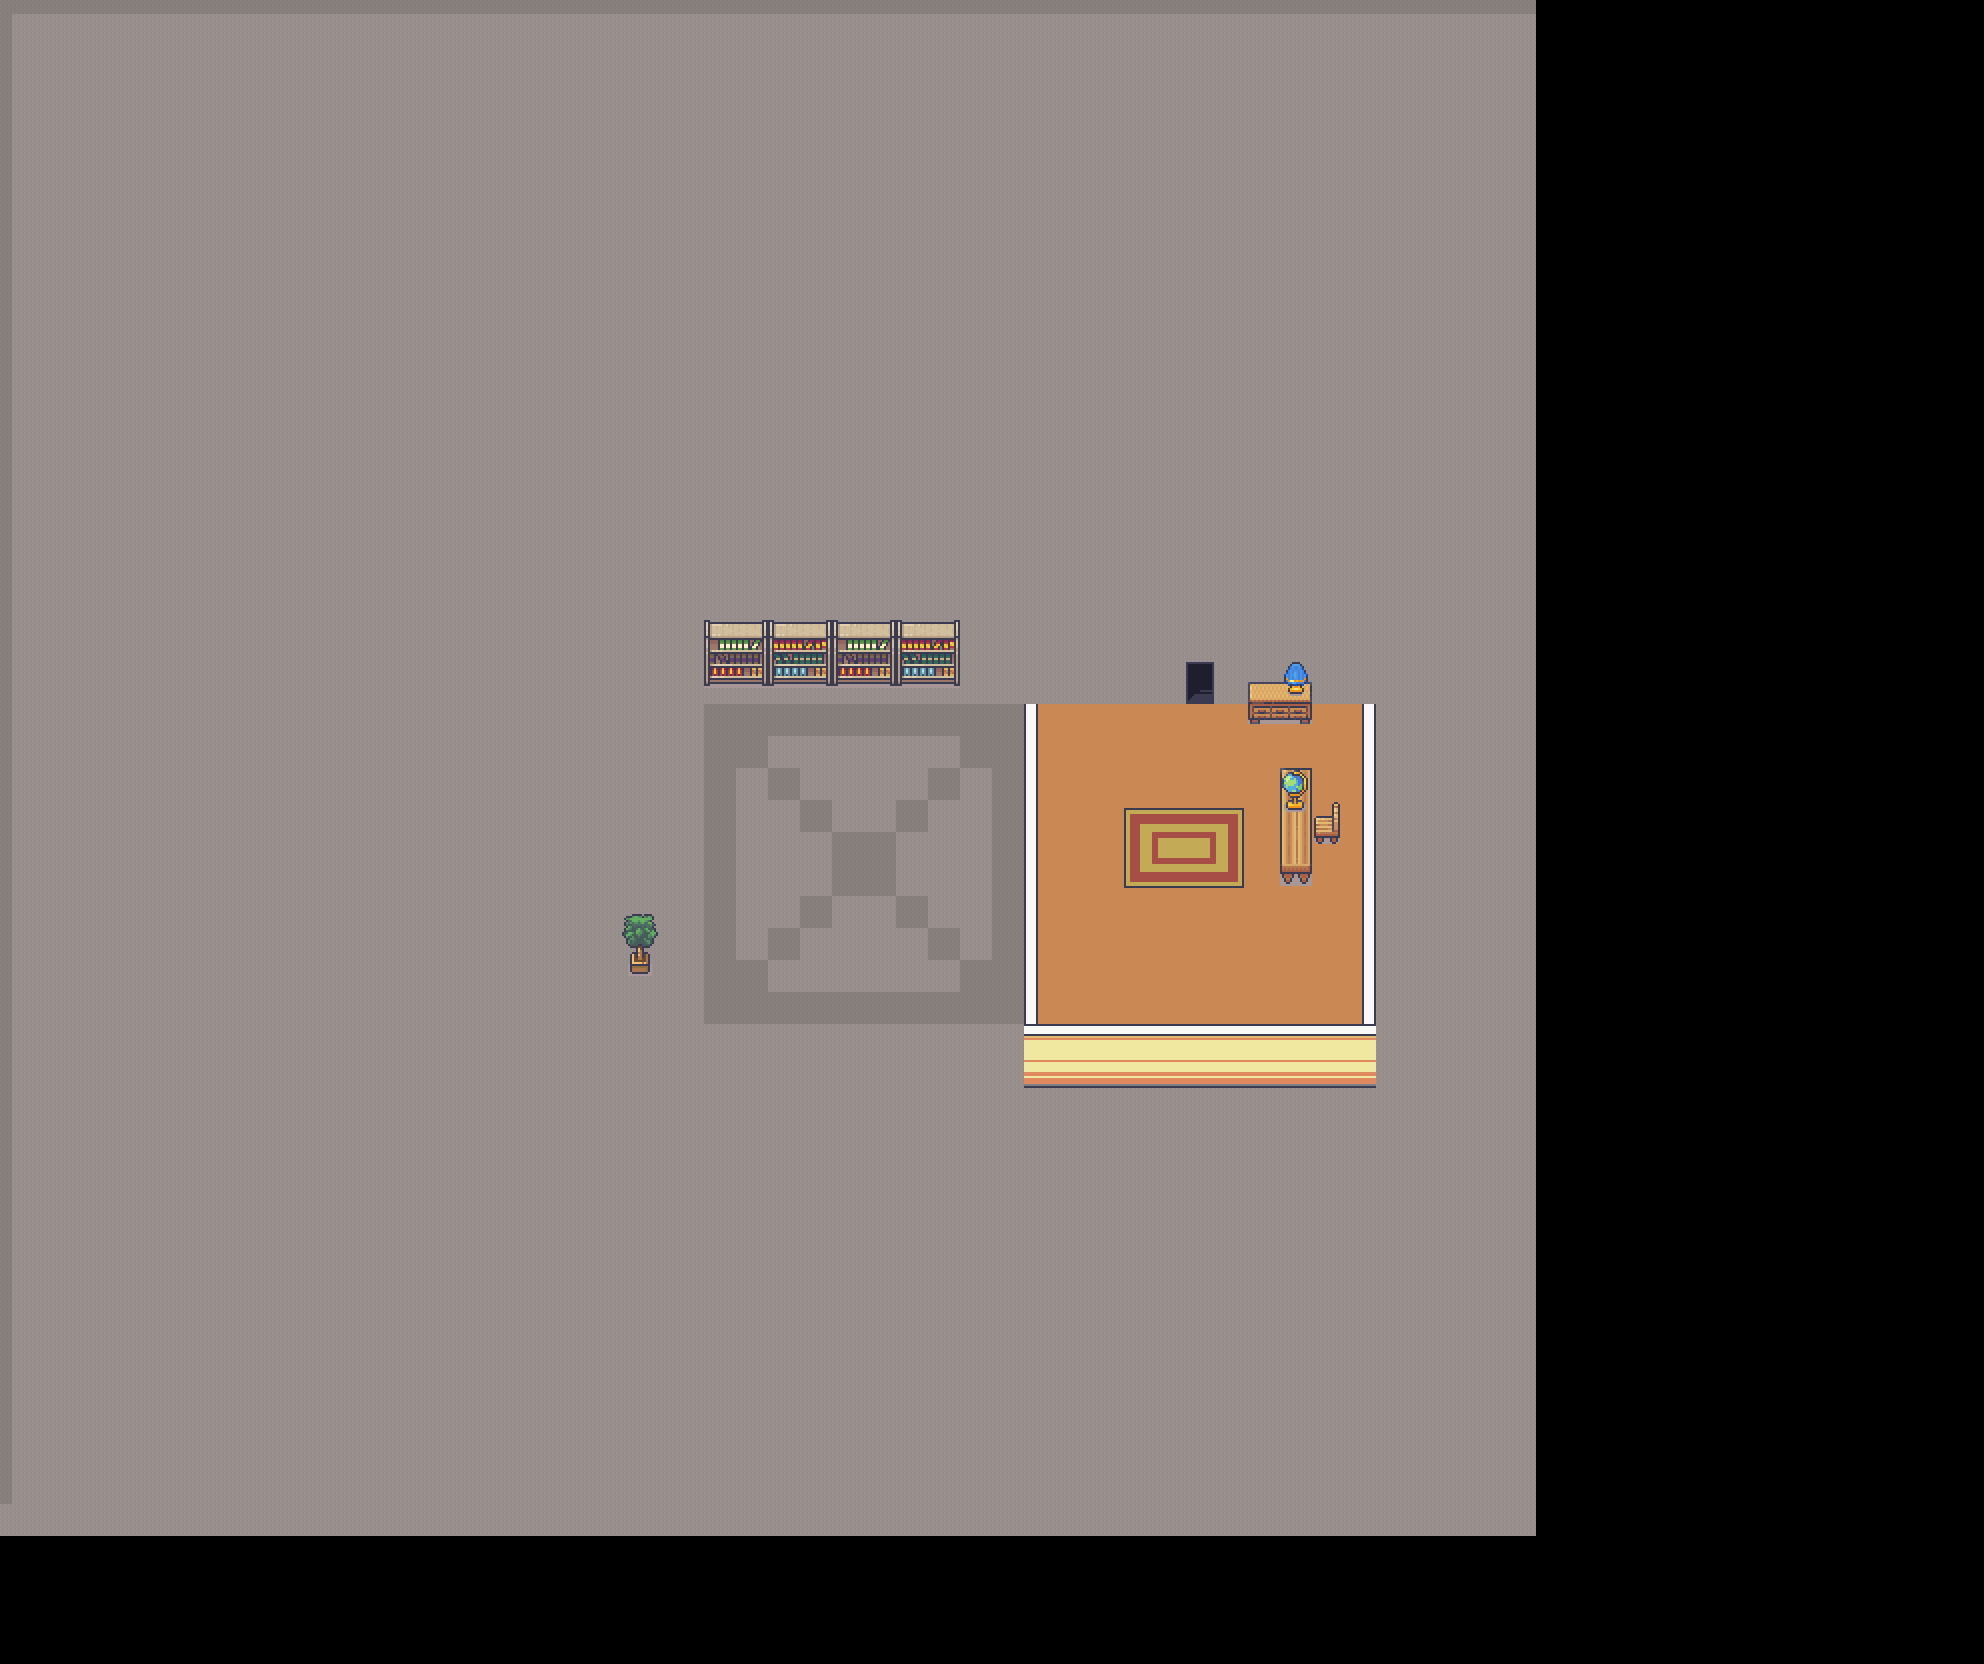

The image is a tile-based game level rendered from a .tmx file. Its description and source (layers, tilesets, objects; grid data summarised) follow:
An orthogonal 62x52 tile map with 32x32 px tiles, 10 tile layers (Pavimento 1, Pavimento 2, Pavimento 3, Player, ...), 3 tilesets and 14 objects (2x door_test).

<map version="1.10" tiledversion="1.10.2" orientation="orthogonal" renderorder="right-down" width="62" height="52" tilewidth="32" tileheight="32" infinite="0" nextlayerid="20" nextobjectid="44">
 <tileset firstgid="1" source="Interiors_free_32x32.tsx" />
 <tileset firstgid="1425" name="Room_Builder_free_32x32" tilewidth="32" tileheight="32" tilecount="391" columns="17">
  <image source="Modern_Interiors_Free_v2.2/Modern tiles_Free/Interiors_free/32x32/Room_Builder_free_32x32.png" width="544" height="736" />
 </tileset>
 <tileset firstgid="1816" source="Alex_sit3_16x16.tsx" />
 <group id="5" name="Pavimento" locked="1">
  <layer id="1" name="Pavimento 1" width="62" height="52">
   <data>[3224 cells, 2304 non-empty, 6 distinct tile ids]</data>
  </layer>
  <layer id="6" name="Pavimento 2" width="62" height="52">
   <data>[3224 cells, 12 non-empty, 12 distinct tile ids]</data>
  </layer>
  <layer id="7" name="Pavimento 3" width="62" height="52">
   <data>[3224 cells, 0 non-empty, 0 distinct tile ids]</data>
  </layer>
 </group>
 <group id="16" name="Sopra_pavimento">
  <properties>
   <property name="Testo" value="Una libreria c:" />
  </properties>
  <layer id="4" name="Player" width="62" height="52">
   <data>[3224 cells, 0 non-empty, 0 distinct tile ids]</data>
  </layer>
  <layer id="3" name="Medio 1" width="62" height="52">
   <data>[3224 cells, 64 non-empty, 31 distinct tile ids]</data>
  </layer>
  <layer id="9" name="Medio 2" width="62" height="52">
   <data>[3224 cells, 24 non-empty, 6 distinct tile ids]</data>
  </layer>
  <layer id="10" name="Medio 3" width="62" height="52">
   <data>[3224 cells, 0 non-empty, 0 distinct tile ids]</data>
  </layer>
 </group>
 <objectgroup color="#ff0000" id="2" name="Collisione">
  <object id="20" x="704" y="655.333" width="256.667" height="31.3333" />
  <object id="21" x="622" y="950.333" width="36" height="23.6667" />
  <object id="26" x="675" y="710.5" width="33.5" height="23.5" />
  <object id="28" x="1280.67" y="766.667" width="30.6667" height="118.667" />
  <object id="29" x="1316" y="815.333" width="25.3333" height="29.3333" />
  <object id="30" x="1247.33" y="682" width="65.3333" height="41.3333" />
  <object id="37" x="1026.66" y="705.325">
   <polygon points="-2.625,-1.375 -2.70203,381.222 349.173,382.175 348.008,-1.99192 334.699,-1.32795 336.199,320.215 11.4003,318.504 10.5253,-1.21103" />
  </object>
  <object id="41" name="door_test" gid="152" x="1184" y="704" width="32" height="32" />
  <object id="42" name="door_test" gid="136" x="1184" y="672" width="32" height="32" />
 </objectgroup>
 <objectgroup color="#ff00ff" id="19" name="Interagibile">
  <object id="25" gid="1816" x="674" y="736" width="32" height="64">
   <properties>
    <property name="name" value="Alex" />
    <property name="npc" type="bool" value="true" />
   </properties>
  </object>
  <object id="27" gid="237" x="1281.33" y="863.333" width="32" height="32">
   <properties>
    <property name="name" value="pasta col formaggio?" />
    <property name="pickable" type="bool" value="true" />
   </properties>
  </object>
  <object id="34" x="708" y="626.667" width="254.667" height="53.3333">
   <properties>
    <property name="name" value="Una libreria" />
   </properties>
  </object>
  <object id="35" x="1244.67" y="660.667" width="70.0003" height="64.6666">
   <properties>
    <property name="name" value="Una scrivania con una lampada" />
   </properties>
  </object>
  <object id="43" x="1185.67" y="662.667" width="28.25" height="41.25">
   <properties>
    <property name="door" type="bool" value="true" />
    <property name="target" value="door_test" />
   </properties>
  </object>
 </objectgroup>
 <group id="17" name="Tetto" locked="1">
  <layer id="8" name="Tetto 1" width="62" height="52">
   <data>[3224 cells, 0 non-empty, 0 distinct tile ids]</data>
  </layer>
  <layer id="13" name="Tetto 2" width="62" height="52">
   <data>[3224 cells, 0 non-empty, 0 distinct tile ids]</data>
  </layer>
  <layer id="14" name="Tetto 3" width="62" height="52">
   <data>[3224 cells, 0 non-empty, 0 distinct tile ids]</data>
  </layer>
 </group>
</map>
